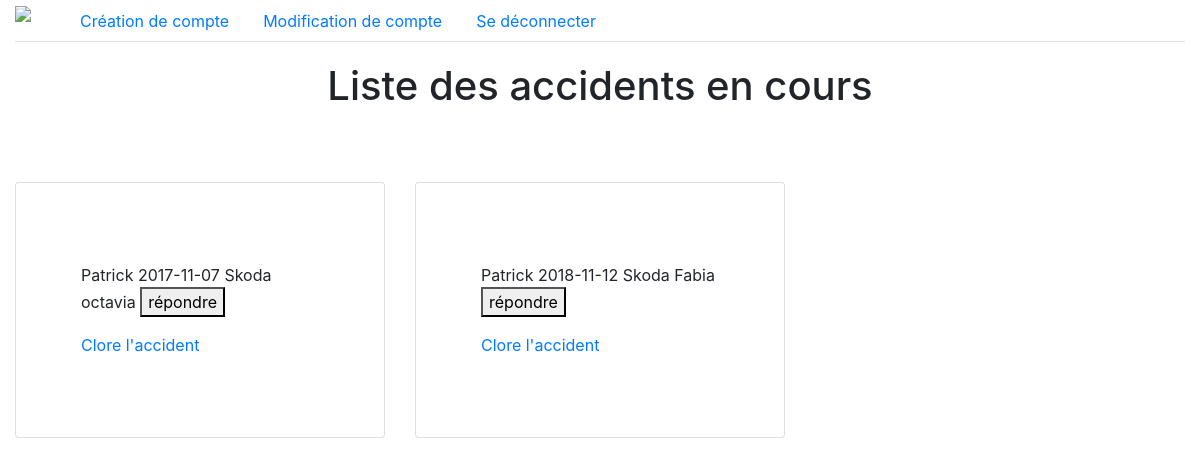
Page /vues/home.php (signed in) on the committed database.
### tables this page shows
CREATE TABLE `user` (
  `id` int(11) NOT NULL,
  `nom` varchar(15) NOT NULL,
  `prenom` varchar(15) NOT NULL,
  `mail` varchar(30) NOT NULL,
  `mot_de_passe` varchar(40) NOT NULL,
  `telephone` int(11) NOT NULL,
  `id_fonction` int(11) NOT NULL
);

CREATE TABLE `contrat` (
  `id` int(11) NOT NULL,
  `date` date NOT NULL,
  `id_user` int(11) NOT NULL,
  `id_biens` int(11) NOT NULL,
  `id_assureur` int(11) NOT NULL
);

CREATE TABLE `bien` (
  `id` int(11) NOT NULL,
  `intitule` text NOT NULL,
  `date_achat` date NOT NULL,
  `id_type_bien` int(11) NOT NULL
);

### vues/home.php (the view, shortened to what this page needs)
<?php
require('../db/header.php');
require('../db/nav.php');
$user = $_SESSION['user'];
$id = $_SESSION['id'];
if($user == "1" ){
?>
<div class="container">
    <div class="card-body">
        <h1 class="card-title text-center">Mes Biens</h1>
    </div>
    <div class="row">
        <?php
    $sql="SELECT * FROM contrat WHERE id_user ='$id'";
    $req = $db->prepare($sql);
    $req->execute();
    $car = $req->fetchAll(PDO::FETCH_ASSOC);
    foreach ($car as $key => $value) {
      $id_car = $value['id_biens'];
      ?>
        <div class="col-4 bien">
            <div class="card">
                <div class="card-body text-center">
                    <h6>Voiture :</h6>
                    <img class="bien-icn" src="../img/car.svg" />
                    <a href="accident.php?id=<?php echo $id_car; ?>">
                        <span> Déclarer un incident</span>
                    </a>
                </div>
            </div>
        </div>
        <?php }
}else if($user == "2" ){
?>
<div class="container-fluid">
  <div class="card-body">
      <h1 class="card-title text-center">Liste des accidents en cours</h1>
  </div>
  <div class="row">
    <?php
    $sql="SELECT * FROM user,incident, bien,contrat WHERE user.id = incident.id_user AND contrat.id_assureur ='$id' AND bien.id = contrat.id_biens AND incident.id_user = contrat.id_user GROUP BY contrat.id_biens ";
    $req = $db->prepare($sql);
    $req->execute();
    $res = $req->fetchAll(PDO::FETCH_ASSOC);
    foreach ($res as $key => $value) {
      $id = $value['id'];
      $nom = $value['nom'];
      $data = $value['date'];
      $intitule = $value['intitule'];
      ?>
      <div class="col-4 bien">
          <div class="card">
                <div class="row">
                    <p> <?php echo $nom; ?> <?php echo $data; ?> <?php echo $intitule; ?><a href="accident.php?id=<?php echo $id; ?>"> <button> répondre </button></a> </p>
                </div>
                <div class="row">
                  <a href="../controller/validation_blockchain.php?id=<?php echo $id; ?>">
                      <span> Clore l'accident</span>
                  </a>
                </div>
          </div>
      </div>
      <?php
    } ?>
</div>
</div>
<?php
  }else{
   header('Location: ../vues/index.php');
    exit();
  }
  require('../db/footer.php');
?>

### css/style.css (style rules this page uses)
.card { padding: 10vh; }
.bien { height: 45vh; padding-top: 5vh; }
* { -webkit-box-sizing: border-box; -moz-box-sizing: border-box; box-sizing: border-box; outline: none; }

### rows in the picture
user: nom "Patrick", contrat.date "2017-11-07", bien.intitule "Skoda octavia", contrat.date "2018-11-12", bien.intitule "Skoda Fabia"
